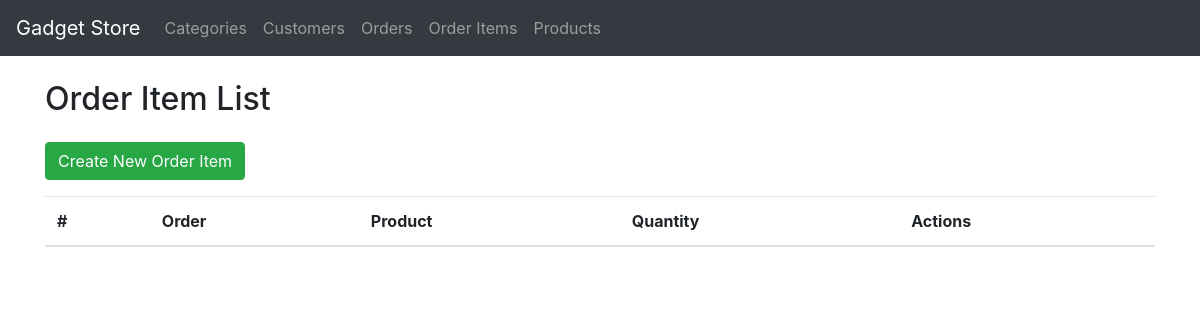
Before: /order_items/ with the older database file.
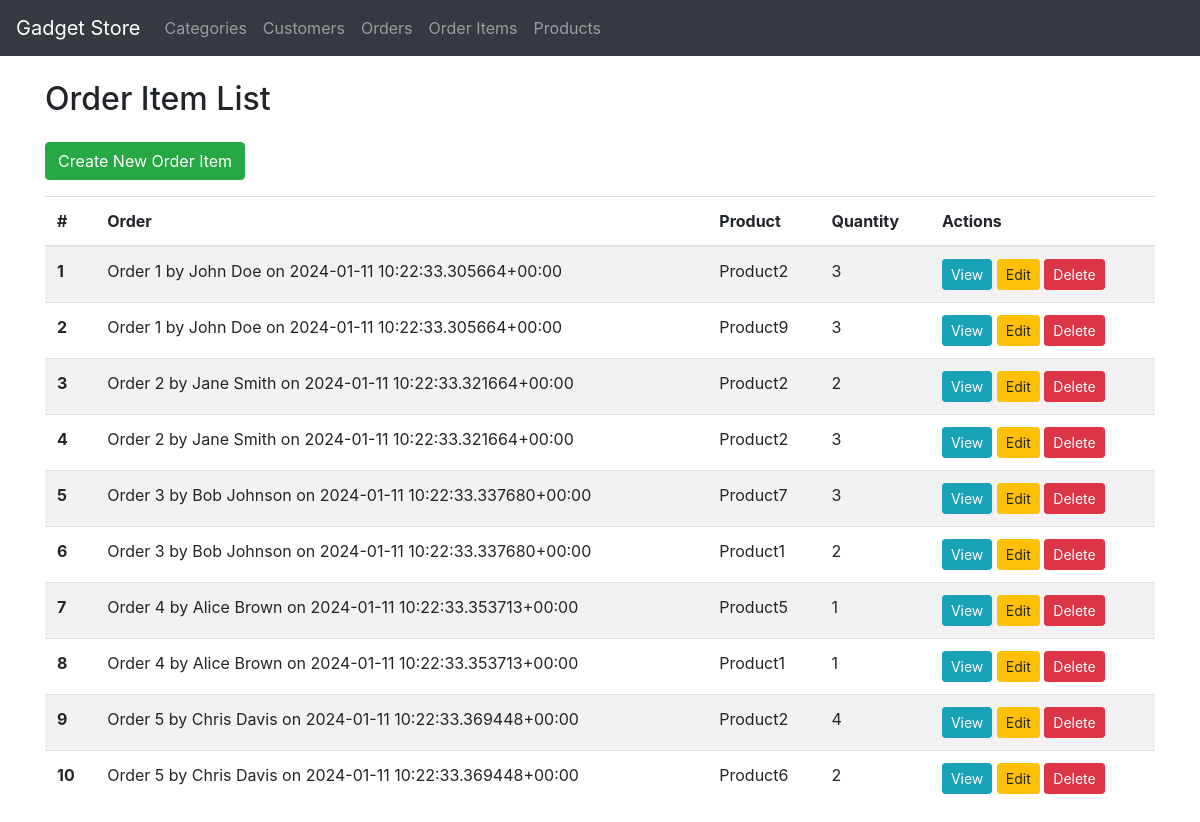
After: the same page with the newer database file.
### Phones/models.py (models this page shows, shortened)
class BaseModel(models.Model):
    created_at = models.DateTimeField(auto_now_add=True)
    updated_at = models.DateTimeField(auto_now=True)
    class Meta:
        abstract = True

class OrderItem(BaseModel):
    order = models.ForeignKey(Order, on_delete=models.CASCADE)
    product = models.ForeignKey(Product, on_delete=models.CASCADE)
    quantity = models.PositiveIntegerField()

class Order(BaseModel):
    order_date = models.DateTimeField()
    total_amount = models.DecimalField(max_digits=10, decimal_places=2)
    customer = models.ForeignKey(Customer, on_delete=models.CASCADE, related_name='orders')
    products = models.ManyToManyField(Product, through='OrderItem')
    def __str__(self):
        return f"Order {self.id} by {self.customer.name} on {self.order_date}"

class Customer(BaseModel):
    name = models.CharField(max_length=255)
    email = models.EmailField(unique=True)
    phone_number = models.CharField(max_length=20)

class Product(BaseModel):
    name = models.CharField(max_length=255)
    description = models.TextField()
    price = models.DecimalField(max_digits=10, decimal_places=2)
    brand = models.ForeignKey(Brand, on_delete=models.CASCADE, related_name='products')
    category = models.ManyToManyField(Category, related_name='products')
    def __str__(self):
        return self.name

### Phones/views.py (the view)
# urls.py: path('order_items/', OrderItemListView.as_view(), name='order-item-list'),  # Changed to OrderItemListView
class OrderItemListView(ListView):
    model = OrderItem
    template_name = 'order_item_list.html'
    context_object_name = 'order_items'

### Phones/templates/order_item_list.html (shortened to what this page needs)
{% extends 'base.html' %}
{% block content %}
    <div class="row">
        <div class="col-md-12">
            <h2 class="mb-4">Order Item List</h2>
            <a href="{% url 'order-item-create' %}" class="btn btn-success mb-3">Create New Order Item</a>
            <div class="table-responsive">
                <table class="table table-striped">
                    <thead>
                        <tr>
                            <th scope="col">#</th>
                            <th scope="col">Order</th>
                            <th scope="col">Product</th>
                            <th scope="col">Quantity</th>
                            <th scope="col">Actions</th>
                        </tr>
                    </thead>
                    <tbody>
                        {% for order_item in order_items %}
                            <tr>
                                <th scope="row">{{ forloop.counter }}</th>
                                <td>{{ order_item.order }}</td>
                                <td>{{ order_item.product }}</td>
                                <td>{{ order_item.quantity }}</td>
                                <td>
                                    <a href="{% url 'order-item-detail' order_item.id %}" class="btn btn-info btn-sm">View</a>
                                    <a href="{% url 'order-item-update' order_item.id %}" class="btn btn-warning btn-sm">Edit</a>
                                    <a href="{% url 'order-item-delete' order_item.id %}" class="btn btn-danger btn-sm" onclick="return confirm('Are you sure you want to delete this order item?')">Delete</a>
                                </td>
                            </tr>
                        {% endfor %}
                    </tbody>
                </table>
            </div>
        </div>
    </div>
{% endblock %}

### Phones/templates/base.html (shortened to what this page needs)
{% load static %}
<!DOCTYPE html>
<html lang="en">
<head>
    <link rel="stylesheet" href="https://stackpath.bootstrapcdn.com/bootstrap/4.5.2/css/bootstrap.min.css">
</head>
<body>
    <nav class="navbar navbar-expand-lg navbar-dark bg-dark">
        <a class="navbar-brand" href="#">Gadget Store</a>
        <ul class="navbar-nav">
            <li class="nav-item"><a class="nav-link" href="{% url 'category-list' %}">Categories</a></li>
            <li class="nav-item"><a class="nav-link" href="{% url 'customer-list' %}">Customers</a></li>
            <li class="nav-item"><a class="nav-link" href="{% url 'order-list' %}">Orders</a></li>
            <li class="nav-item"><a class="nav-link" href="{% url 'order-item-list' %}">Order Items</a></li>
            <li class="nav-item"><a class="nav-link" href="{% url 'product-list' %}">Products</a></li>
        </ul>
    </nav>
    <div class="container mt-4">
        {% block content %}{% endblock %}
    </div>
</body>
</html>

Changed rows visible on the page:
added OrderItem: order "Order 1 by John Doe on 2024-01-11 10:22:33.305664+00:00", product "Product2", quantity "3"
added OrderItem: order "Order 1 by John Doe on 2024-01-11 10:22:33.305664+00:00", product "Product9", quantity "3"
added OrderItem: order "Order 2 by Jane Smith on 2024-01-11 10:22:33.321664+00:00", product "Product2", quantity "2"
added OrderItem: order "Order 2 by Jane Smith on 2024-01-11 10:22:33.321664+00:00", product "Product2", quantity "3"
added OrderItem: order "Order 3 by Bob Johnson on 2024-01-11 10:22:33.337680+00:00", product "Product7", quantity "3"
added OrderItem: order "Order 3 by Bob Johnson on 2024-01-11 10:22:33.337680+00:00", product "Product1", quantity "2"
added OrderItem: order "Order 4 by Alice Brown on 2024-01-11 10:22:33.353713+00:00", product "Product5", quantity "1"
added OrderItem: order "Order 4 by Alice Brown on 2024-01-11 10:22:33.353713+00:00", product "Product1", quantity "1"
added OrderItem: order "Order 5 by Chris Davis on 2024-01-11 10:22:33.369448+00:00", product "Product2", quantity "4"
added OrderItem: order "Order 5 by Chris Davis on 2024-01-11 10:22:33.369448+00:00", product "Product6", quantity "2"
